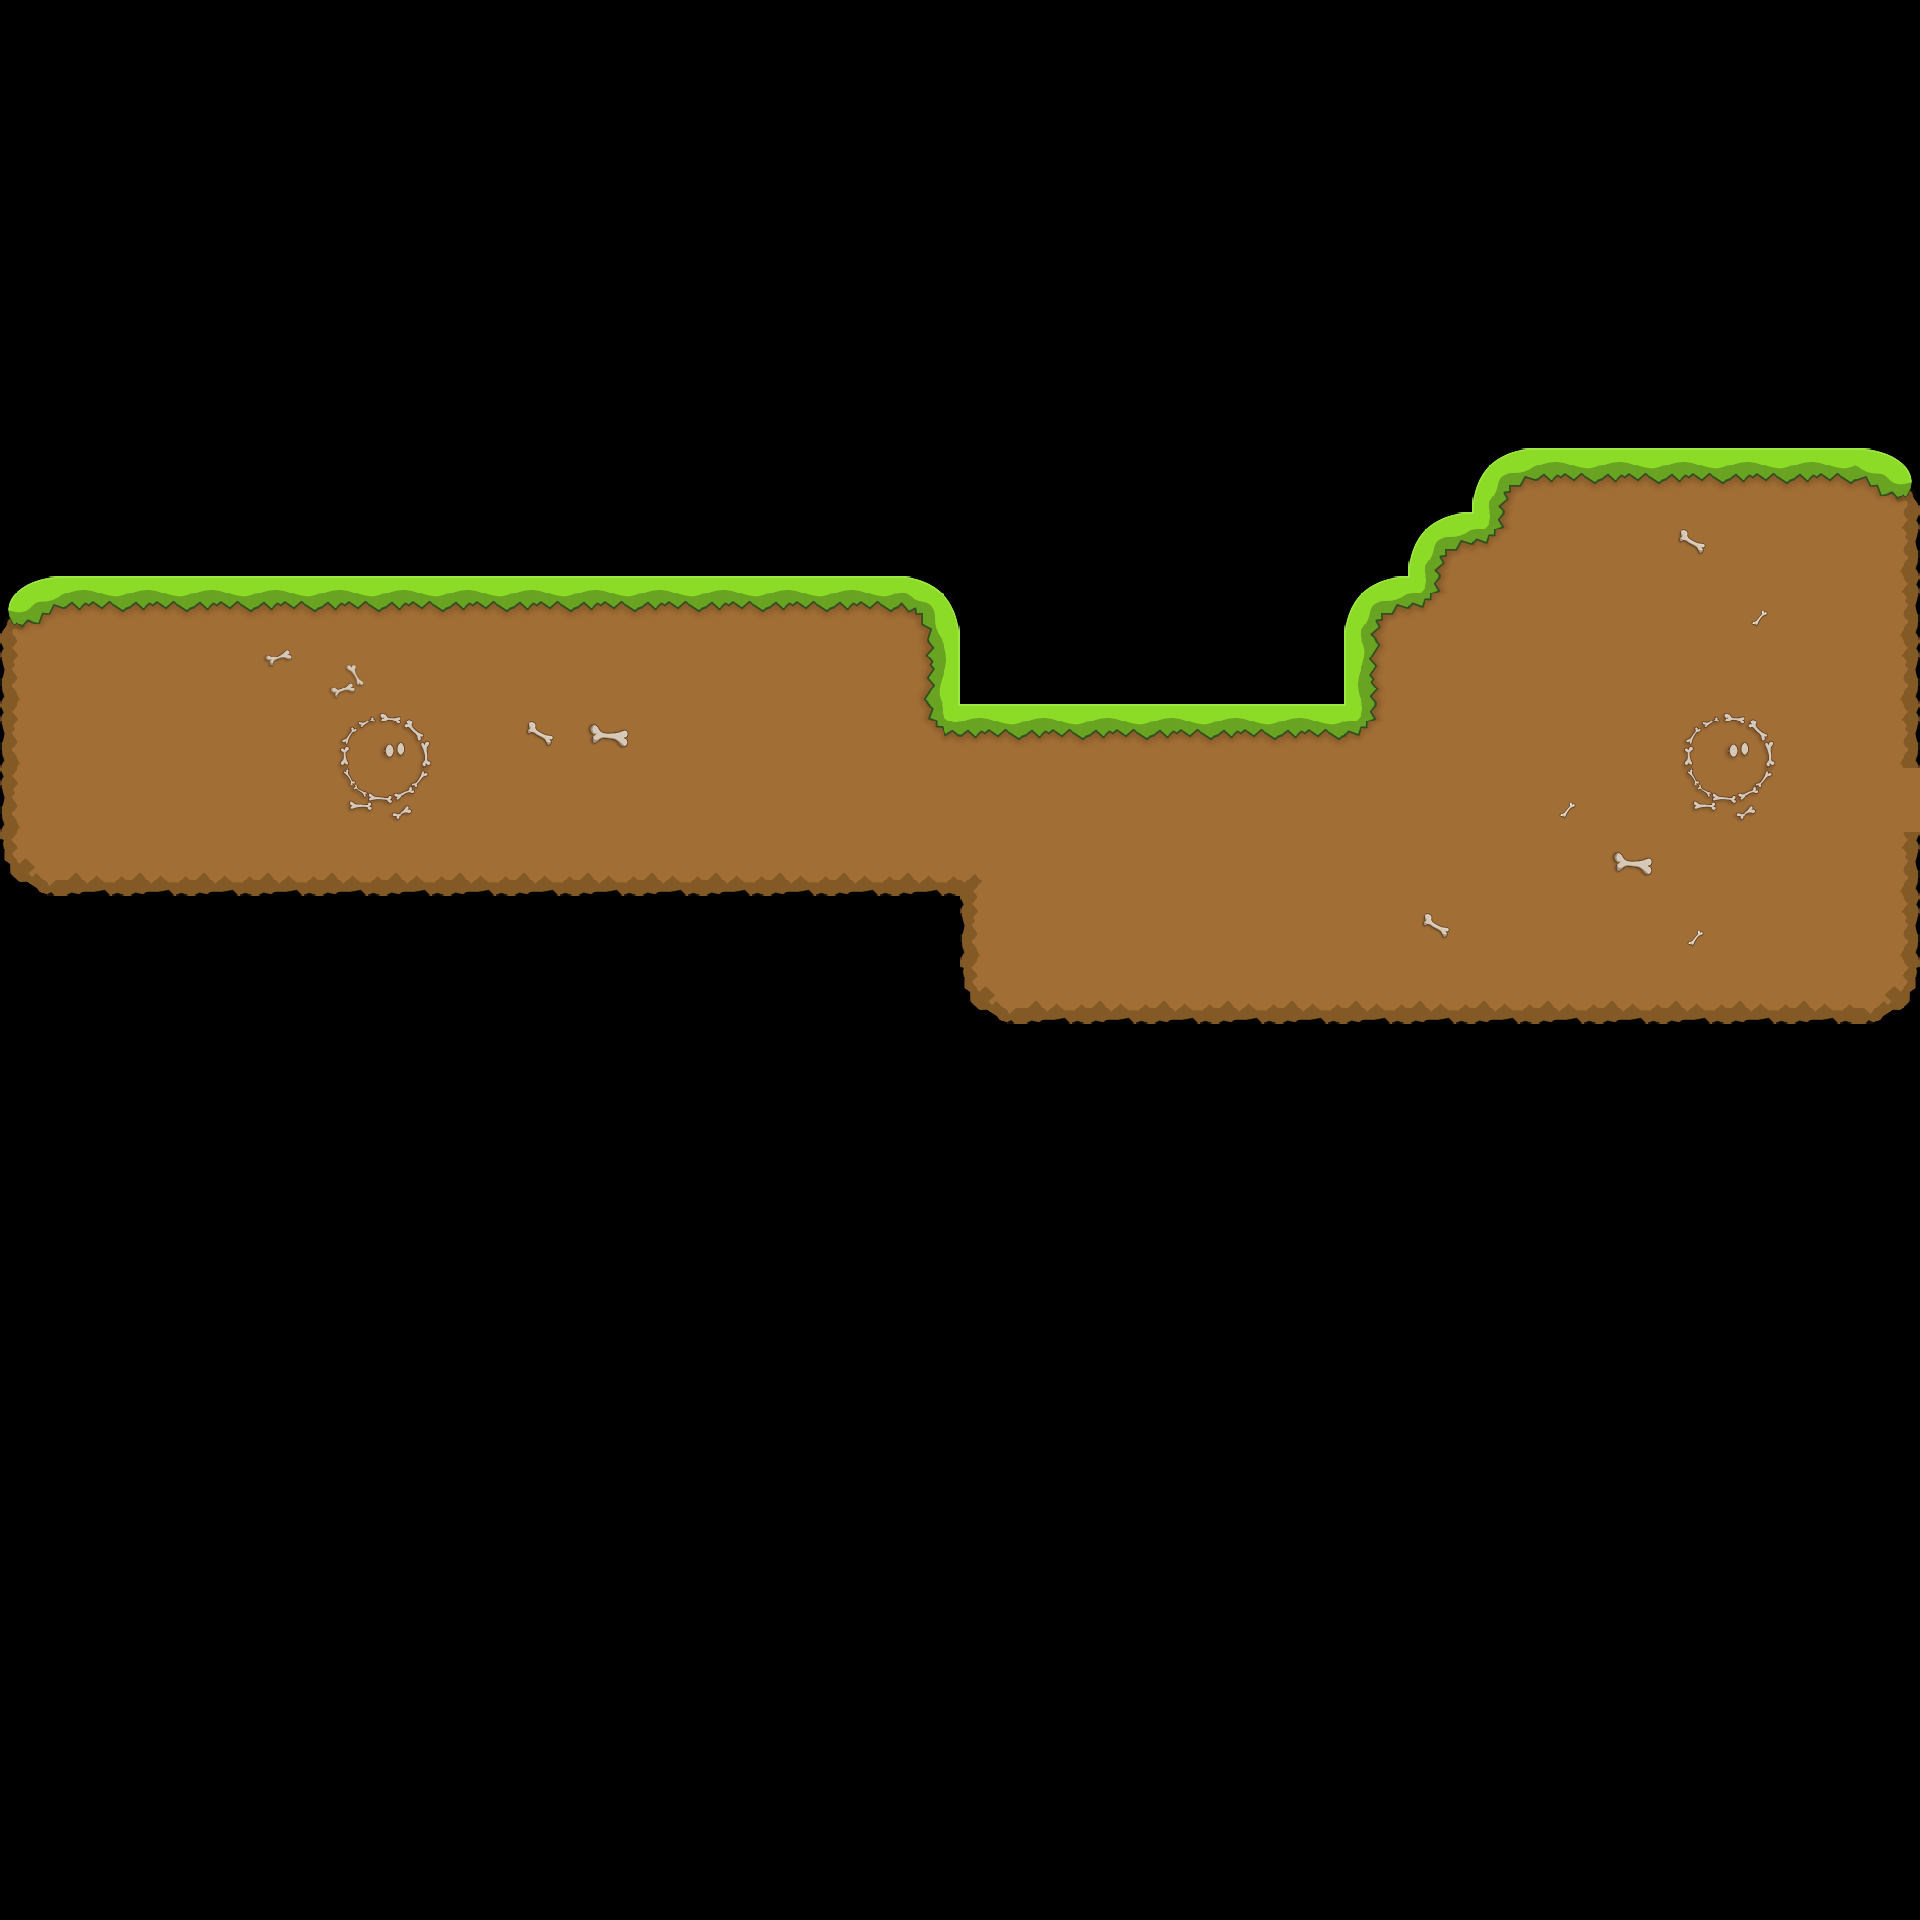

A 2D game scene composited from a Tiled map and its tileset images. What follows is a short description and the map's XML, with each tile layer's data collapsed to a summary:
An orthogonal 30x30 tile map with 64x64 px tiles, 1 tile layer (base).

<map version="1.0" orientation="orthogonal" width="30" height="30" tilewidth="64" tileheight="64">
 <tileset firstgid="1" name="grass" tilewidth="64" tileheight="64">
  <image source="grass_main.png" width="1024" height="1024" />
 </tileset>
 <layer name="base" width="30" height="30">
  <data>[900 cells, 183 non-empty, 25 distinct tile ids]</data>
 </layer>
</map>
